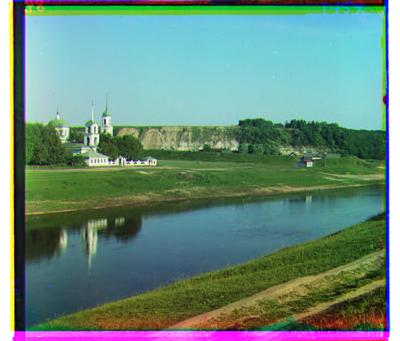
%> input picture data/demosaic_prokudin/00125-aligned.jpg, 400 x 341 px
$ octave cutBoundaryScript.m   (GNU Octave 9; MATLAB toolbox functions it lacks are replaced by stand-ins)
%> lines starting %> are read from the running program, lines starting %| are printed output that depends on the picture; in (x1, y1, x2, y2) boxes, pixels count from 0 and x2, y2 are one past the last pixel; in counts of white or black regions, pixels touching at a corner belong together; the program's own positions count from 1
### chuancen/part1_code/cut_boundary_effect.m
function [im_cut] = cut_boundary_effect(im)

im_cut=rgb2gray(im);
[height width] = size(im_cut);


top = im_cut(1:floor(0.1*height),:);
bottom = im_cut(end-floor(0.1*height)+1:end,:);
left = im_cut(:,1:floor(0.1*width));
right = im_cut(:,(end-floor(0.1*width)+1):end);

top_cut = find_cut_line(top,1);
bottom_cut = find_cut_line(bottom,2);
left_cut = find_cut_line(left,3);
right_cut = find_cut_line(right,4);

im_cut = im(top_cut:end-bottom_cut+1, left_cut:end-right_cut+1, :);


function [cut_depth] = find_cut_line(bd,idx)

bd = edge(bd,'canny');
siz=size(bd);

Threshold = 0.6;
switch (idx)
    case 1
        match_line = ones(1,siz(2));
        maxValue = 0;
        tmp=zeros(1,siz(1));
        for i=1:siz(1)
            tmp(i)=sum(bd(i,:).*match_line);
            if tmp(i) > maxValue
                maxValue = tmp(i);
                %cut_depth = i;
            end
        end
        cut_depth = max(find(tmp>(maxValue*Threshold)));
    case 2
        match_line = ones(1,siz(2));
        maxValue = 0;
        tmp=zeros(1,siz(1));
        for i=1:siz(1)
            tmp(i)=sum(bd(end-i+1,:).*match_line);
            if tmp(i) > maxValue
                maxValue = tmp(i);
                %cut_depth = i;
            end
        end
        cut_depth = max(find(tmp>(maxValue*Threshold)));
    case 3
        match_line = ones(1,siz(1));
        maxValue = 0;
        tmp=zeros(1,siz(2));
        for i=1:siz(2)
            tmp(i)=sum(bd(:,i).*match_line');
            if tmp(i) > maxValue
                maxValue = tmp(i);
                %cut_depth = i;
            end
        end
        cut_depth = max(find(tmp>(maxValue*Threshold)));
    case 4
        match_line = ones(1,siz(1));
        maxValue = 0;
        tmp=zeros(1,siz(2));
        for i=1:siz(2)
            tmp(i)=sum(bd(:,end-i+1).*match_line');
            if tmp(i) > maxValue
                maxValue = tmp(i);
                %cut_depth = i;
            end
        end
        cut_depth = max(find(tmp>(maxValue*Threshold)));

end


### chuancen/part1_code/cutBoundaryScript.m
% Demo code for alignment of Prokudin-Gorskii images
%
% Your code should be run after you implement alignChannels

% Path to your data directory
dataDir = fullfile('..','output','prokudin-gorskii');

% Path to your output directory (change this to your output directory)
outDir = fullfile('..', 'output', 'alignment-prokudin-gorskii-cutedge');

% List of images
imageNames = {'00125-aligned.jpg',	'00153-aligned.jpg', '00398-aligned.jpg', '00149-aligned.jpg', '00351-aligned.jpg',	'01112-aligned.jpg'};

% Display variable
display = true;

% Set maximum shift to check alignment for
maxShift = [15 15];

% Loop over images, untile them into images, align
for i = 1:length(imageNames),

    % Read image
    im = imread(fullfile(dataDir, imageNames{i}));
%> im is the input picture: size 341x400x3 uint8; mean R, G, B 106.7, 139.2, 125.6

    % Convert to double
    im = im2double(im);
%> im: size 341x400x3 double

    % Images are stacked vertically
    % From top to bottom are B, G, R channels (and not RGB)
    imageHeight = size(im,1);
%> imageHeight = 341
    imageWidth  = size(im,2);
%> imageWidth = 400

    % Allocate memory for the image
%     channels = zeros(imageHeight, imageWidth, 3);

%     % We are loading the color channels from top to bottom
%     % Note the ordering of indices
%     channels(:,:,3) = im(1:imageHeight,:);
%     channels(:,:,2) = im(imageHeight+1:2*imageHeight,:);
%     channels(:,:,1) = im(2*imageHeight+1:3*imageHeight,:);
%
%     % Align the blue and red channels to the green channel
%     [colorIm, predShift] = alignChannels(channels, maxShift);
%
%     % Print the alignments
%     fprintf('%2i %s shift: B (%2i,%2i) R (%2i,%2i)\n', i, imageNames{i}, predShift(1,:), predShift(2,:));

    %im_gray = rgb2gray(im);

    [im_cut] = cut_boundary_effect(im);
%> in cut_boundary_effect, `im_cut=rgb2gray(im);`:
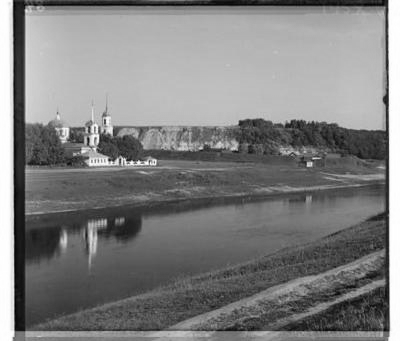
%> im_cut: size 341x400 double; min 0.0023, max 1, mean 0.502
%> in cut_boundary_effect, `bottom = im_cut(end-floor(0.1*height)+1:end,:);`:
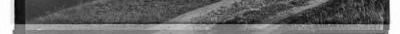
%> bottom: size 34x400 double; min 0.0023, max 1, mean 0.409
%> in cut_boundary_effect, `left = im_cut(:,1:floor(0.1*width));`:
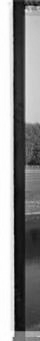
%> left: size 341x40 double; min 0.0023, max 1, mean 0.558
%> in cut_boundary_effect, `right = im_cut(:,(end-floor(0.1*width)+1):end);`:
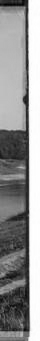
%> right: size 341x40 double; min 0.0101, max 1, mean 0.582
%> in find_cut_line, `bd = edge(bd,'canny');`:
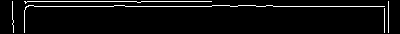
%> bd: size 34x400 logical; 4.9% white in thin lines or dots, all inside (x1, y1, x2, y2) = (12, 1, 389, 33)
%> the loop in find_cut_line, `for i=1:siz(1)` made 34 passes
%> maxValue on passes 2, 7: 185, 302
%> after the loop in find_cut_line, `for i=1:siz(1)`: tmp = 34 values, max 302 at index 7, min 0 at index 1, mean 19.59
%> in find_cut_line, `cut_depth = max(find(tmp>(maxValue*Threshold)));`: cut_depth = 7
%> in find_cut_line (call 2), `bd = edge(bd,'canny');`: bd: size 34x400 logical; 6.9% white in thin lines or dots, all inside (x1, y1, x2, y2) = (12, 1, 390, 33)
%> the loop in find_cut_line (call 2), `for i=1:siz(1)` made 34 passes
%> maxValue on passes 2, 3, 4, 10: 3, 6, 60, 360
%> in cut_boundary_effect, `bottom_cut = find_cut_line(bottom,2);`: bottom_cut = 10
%> in find_cut_line (call 3), `bd = edge(bd,'canny');`: bd: size 341x40 logical; 4.6% white in thin lines or dots, all inside (x1, y1, x2, y2) = (12, 1, 39, 340)
%> in cut_boundary_effect, `left_cut = find_cut_line(left,3);`: left_cut = 25
%> call 4 of find_cut_line, with idx = 4
%> in find_cut_line (call 4), `bd = edge(bd,'canny');`:
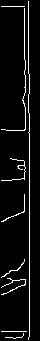
%> bd: size 341x40 logical; 5.7% white in thin lines or dots, all inside (x1, y1, x2, y2) = (1, 1, 30, 340)
%> the loop in find_cut_line (call 4), `for i=1:siz(2)` made 40 passes
%> maxValue on pass 11: 243
%> after the loop in find_cut_line (call 4), `for i=1:siz(2)`: tmp = 40 values, max 243 at index 11, min 0 at index 1, mean 19.57
%> in find_cut_line (call 4), `cut_depth = max(find(tmp>(maxValue*Threshold)));`: cut_depth = 11
%> in cut_boundary_effect, `im_cut = im(top_cut:end-bottom_cut+1, left_cut:end-right_cut+1, :);`:
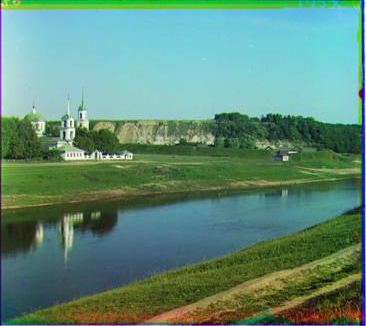
%> im_cut: size 326x366x3 double; mean R, G, B 0.376, 0.544, 0.469


    % Write image output
    outimageName = sprintf([imageNames{i}(1:end-4) '-cutted.jpg']);
    outimageName = fullfile(outDir, outimageName);
    imwrite(im_cut, outimageName);

    outimageName2 = sprintf([imageNames{i}(1:end-4) '-cutted-comp.jpg']);
    outimageName2 = fullfile(outDir, outimageName2);
    % Optionally display the results
    if display
        f=figure;
        %figure(1); clf;
        subplot(1,2,1); imagesc(im); axis image off; colormap gray
        title('Input image');
        subplot(1,2,2); imagesc(im_cut); axis image off;
        title('Cutted image');
        saveas(f,outimageName2,'jpg');
        pause(1.5);
    end
end
%> pass 2 of the loop `for i = 1:length(imageNames),`:
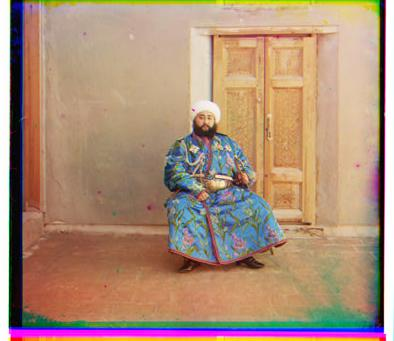
%> input picture data/demosaic_prokudin/00153-aligned.jpg, 394 x 341 px
%> im is the input picture: size 341x394x3 uint8; mean R, G, B 172.9, 142.4, 119.8
%> im: size 341x394x3 double
%> top: size 34x394 double
%> bottom: size 34x394 double
%> left: size 341x39 double
%> right: size 341x39 double
%> in find_cut_line (call 5), `bd = edge(bd,'canny');`:
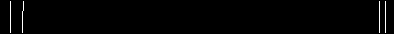
%> bd: size 34x394 logical; 0.96% white in thin lines or dots, all inside (x1, y1, x2, y2) = (10, 1, 386, 33)
%> the loop in find_cut_line (call 5), `for i=1:siz(1)` made 34 passes
%> maxValue on pass 2: 4
%> after the loop in find_cut_line (call 5), `for i=1:siz(1)`: tmp = 34 values, max 4 at index 2, min 0 at index 1, mean 3.76
%> in find_cut_line (call 5), `cut_depth = max(find(tmp>(maxValue*Threshold)));`: cut_depth = 33
%> bd: size 34x394 logical; 10.7% white in thin lines or dots
%> bottom_cut = 20
%> bd: size 341x39 logical; 5% white in thin lines or dots, all inside (x1, y1, x2, y2) = (8, 1, 24, 340)
%> left_cut = 23
%> bd: size 341x39 logical; 5% white in thin lines or dots, all inside (x1, y1, x2, y2) = (20, 1, 31, 340)
%> right_cut = 15
%> in cut_boundary_effect (call 2), `im_cut = im(top_cut:end-bottom_cut+1, left_cut:end-right_cut+1, :);`:
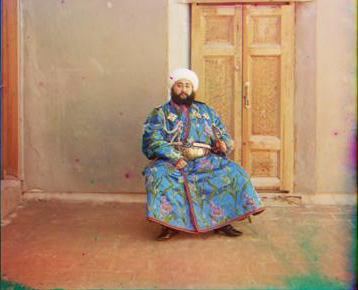
%> im_cut: size 290x358x3 double; mean R, G, B 0.687, 0.556, 0.442
%> pass 3 of the loop `for i = 1:length(imageNames),`:
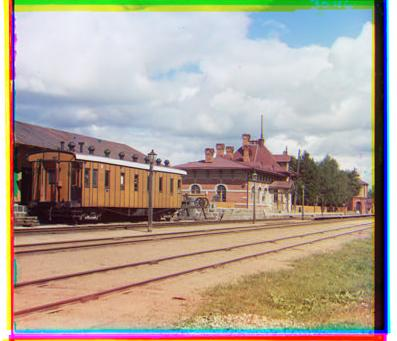
%> input picture data/demosaic_prokudin/00398-aligned.jpg, 397 x 341 px
%> im is the input picture: size 341x397x3 uint8; mean R, G, B 175.2, 163.8, 151.2
%> im: size 341x397x3 double
%> top: size 34x397 double
%> bottom: size 34x397 double
%> in find_cut_line (call 9), `bd = edge(bd,'canny');`:
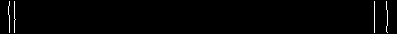
%> bd: size 34x397 logical; 0.95% white in thin lines or dots
%> the loop in find_cut_line (call 9), `for i=1:siz(1)` made 34 passes
%> in find_cut_line (call 9), `cut_depth = max(find(tmp>(maxValue*Threshold)));`: cut_depth = 33
%> bd: size 34x397 logical; 13.5% white in thin lines or dots, all inside (x1, y1, x2, y2) = (9, 1, 388, 33)
%> bottom_cut = 6
%> bd: size 341x39 logical; 9.3% white in thin lines or dots, all inside (x1, y1, x2, y2) = (8, 1, 38, 340)
%> left_cut = 16
%> right_cut = 23
%> in cut_boundary_effect (call 3), `im_cut = im(top_cut:end-bottom_cut+1, left_cut:end-right_cut+1, :);`:
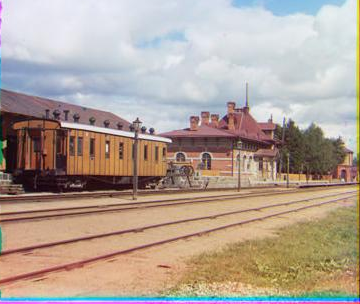
%> im_cut: size 304x360x3 double; mean R, G, B 0.696, 0.636, 0.593
%> the loop made 6 passes; the first 3 are shown
